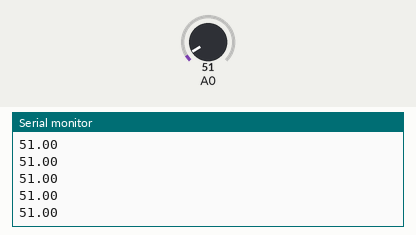
A sketch run on a simulated Arduino Uno, built with avr-gcc and run on an emulated ATmega328P. Shown: the last lines printed to the serial monitor. The inputs (shaded band) are chosen by the test bench; at power-on: A0 = 51.

Above: at 1.2 s.
1.3 s: A0 set to 61
At 2.1 s:
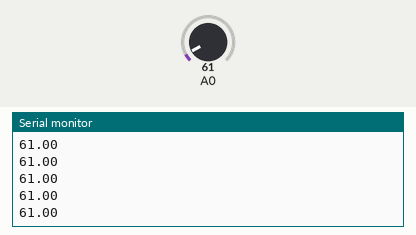
2.8 s: A0 set to 71
At 3.7 s:
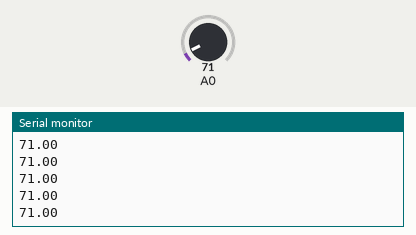
Timing chart, 0 to 5.8 s (numbered marks = the images above; inputs shaded):
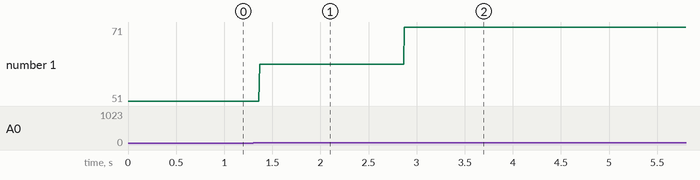

Measured:
- after the input at 1.3 s, the serial monitor: prints a new line after 0.07 s (image 1)
- after the input at 2.8 s, the serial monitor: prints a new line after 0.07 s (image 2)
- plotted number 1: 51 → 61 after the input at 1.3 s, 61 → 71 after the input at 2.8 s

The sketch:

lm35.ino
```cpp
int calc;
float varlm35=0;


void setup() {

  Serial.begin(9600);


}

void loop() {
  calc=analogRead(A0);
  varlm35=calc*((5/1024)/0,01);


  Serial.print(varlm35);
  Serial.print("\n");
  delay(2);


}
```
